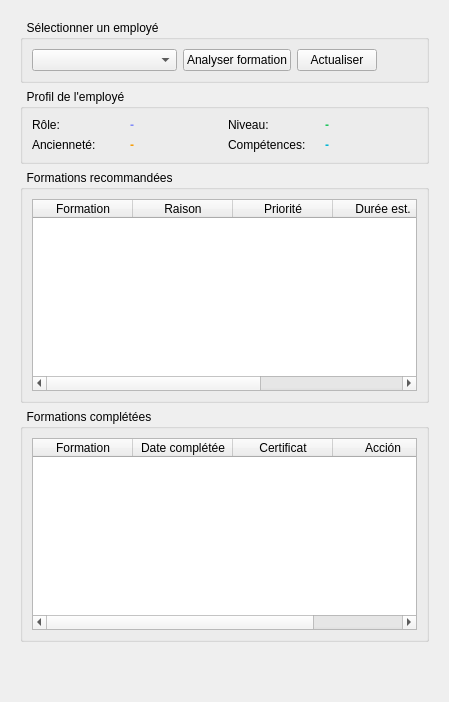
          <widget class="QWidget" name="tab_emp_training">
           <attribute name="title">
            <string>Formation</string>
           </attribute>
           <layout class="QVBoxLayout" name="vl_emp_training">
            <property name="leftMargin">
             <number>20</number>
            </property>
            <property name="topMargin">
             <number>20</number>
            </property>
            <property name="rightMargin">
             <number>20</number>
            </property>
            <property name="bottomMargin">
             <number>20</number>
            </property>
            <item>
             <widget class="QGroupBox" name="gb_training_employee_select">
              <property name="title">
               <string>  Sélectionner un employé</string>
              </property>
              <layout class="QHBoxLayout" name="hl_training_select">
               <item>
                <widget class="QComboBox" name="combo_training_employee">
                 <property name="placeholderText">
                  <string>Choisir un employé...</string>
                 </property>
                </widget>
               </item>
               <item>
                <widget class="QPushButton" name="btn_training_analyze">
                 <property name="text">
                  <string>Analyser formation</string>
                 </property>
                </widget>
               </item>
               <item>
                <widget class="QPushButton" name="btn_training_refresh">
                 <property name="text">
                  <string>Actualiser</string>
                 </property>
                </widget>
               </item>
               <item>
                <spacer name="horizontalSpacer_training">
                 <property name="orientation">
                  <enum>Qt::Orientation::Horizontal</enum>
                 </property>
                 <property name="sizeHint" stdset="0">
                  <size>
                   <width>40</width>
                   <height>20</height>
                  </size>
                 </property>
                </spacer>
               </item>
              </layout>
             </widget>
            </item>
            <item>
             <widget class="QGroupBox" name="gb_training_profile">
              <property name="title">
               <string>  Profil de l'employé</string>
              </property>
              <layout class="QGridLayout" name="gl_training_profile">
               <item row="0" column="0">
                <widget class="QLabel" name="lb_training_role">
                 <property name="text">
                  <string>Rôle:</string>
                 </property>
                </widget>
               </item>
               <item row="0" column="1">
                <widget class="QLabel" name="lb_training_role_value">
                 <property name="styleSheet">
                  <string notr="true">font-weight:600;color:#818cf8;</string>
                 </property>
                 <property name="text">
                  <string>-</string>
                 </property>
                </widget>
               </item>
               <item row="0" column="2">
                <widget class="QLabel" name="lb_training_level">
                 <property name="text">
                  <string>Niveau:</string>
                 </property>
                </widget>
               </item>
               <item row="0" column="3">
                <widget class="QLabel" name="lb_training_level_value">
                 <property name="styleSheet">
                  <string notr="true">font-weight:600;color:#22c55e;</string>
                 </property>
                 <property name="text">
                  <string>-</string>
                 </property>
                </widget>
               </item>
               <item row="1" column="0">
                <widget class="QLabel" name="lb_training_seniority">
                 <property name="text">
                  <string>Ancienneté:</string>
                 </property>
                </widget>
               </item>
               <item row="1" column="1">
                <widget class="QLabel" name="lb_training_seniority_value">
                 <property name="styleSheet">
                  <string notr="true">font-weight:600;color:#f59e0b;</string>
                 </property>
                 <property name="text">
                  <string>-</string>
                 </property>
                </widget>
               </item>
               <item row="1" column="2">
                <widget class="QLabel" name="lb_training_skills_count">
                 <property name="text">
                  <string>Compétences:</string>
                 </property>
                </widget>
               </item>
               <item row="1" column="3">
                <widget class="QLabel" name="lb_training_skills_count_value">
                 <property name="styleSheet">
                  <string notr="true">font-weight:600;color:#06b6d4;</string>
                 </property>
                 <property name="text">
                  <string>-</string>
                 </property>
                </widget>
               </item>
              </layout>
             </widget>
            </item>
            <item>
             <widget class="QGroupBox" name="gb_training_recommendations">
              <property name="title">
               <string>  Formations recommandées</string>
              </property>
              <layout class="QVBoxLayout" name="vl_training_recommendations">
               <item>
                <widget class="QTableWidget" name="tw_training_recommendations">
                 <property name="alternatingRowColors">
                  <bool>true</bool>
                 </property>
                 <property name="selectionMode">
                  <enum>QAbstractItemView::SelectionMode::SingleSelection</enum>
                 </property>
                 <property name="selectionBehavior">
                  <enum>QAbstractItemView::SelectionBehavior::SelectRows</enum>
                 </property>
                 <property name="showGrid">
                  <bool>false</bool>
                 </property>
                 <property name="gridStyle">
                  <enum>Qt::PenStyle::SolidLine</enum>
                 </property>
                 <property name="rowCount">
                  <number>0</number>
                 </property>
                 <property name="columnCount">
                  <number>5</number>
                 </property>
                 <column>
                  <property name="text">
                   <string>Formation</string>
                  </property>
                 </column>
                 <column>
                  <property name="text">
                   <string>Raison</string>
                  </property>
                 </column>
                 <column>
                  <property name="text">
                   <string>Priorité</string>
                  </property>
                 </column>
                 <column>
                  <property name="text">
                   <string>Durée est.</string>
                  </property>
                 </column>
                 <column>
                  <property name="text">
                   <string>Statut</string>
                  </property>
                 </column>
                </widget>
               </item>
              </layout>
             </widget>
            </item>
            <item>
             <widget class="QGroupBox" name="gb_training_current">
              <property name="title">
               <string>  Formations complétées</string>
              </property>
              <layout class="QVBoxLayout" name="vl_training_completed">
               <item>
                <widget class="QTableWidget" name="tw_training_completed">
                 <property name="alternatingRowColors">
                  <bool>true</bool>
                 </property>
                 <property name="selectionBehavior">
                  <enum>QAbstractItemView::SelectionBehavior::SelectRows</enum>
                 </property>
                 <property name="showGrid">
                  <bool>false</bool>
                 </property>
                 <property name="rowCount">
                  <number>0</number>
                 </property>
                 <property name="columnCount">
                  <number>4</number>
                 </property>
                 <column>
                  <property name="text">
                   <string>Formation</string>
                  </property>
                 </column>
                 <column>
                  <property name="text">
                   <string>Date complétée</string>
                  </property>
                 </column>
                 <column>
                  <property name="text">
                   <string>Certificat</string>
                  </property>
                 </column>
                 <column>
                  <property name="text">
                   <string>Acción</string>
                  </property>
                 </column>
                </widget>
               </item>
              </layout>
             </widget>
            </item>
            <item>
             <spacer name="verticalSpacer_training">
              <property name="orientation">
               <enum>Qt::Orientation::Vertical</enum>
              </property>
              <property name="sizeHint" stdset="0">
               <size>
                <width>20</width>
                <height>40</height>
               </size>
              </property>
             </spacer>
            </item>
           </layout>
          </widget>
